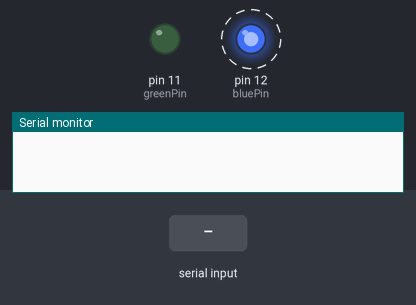
Recording of a sketch running on a simulated Arduino Uno, built with avr-gcc and run on an emulated ATmega328P. Shown: output pins drawn as LEDs (lit = HIGH), the last lines printed to the serial monitor. Dashed ring = blinking. The inputs (shaded band) are chosen by the test bench.

Above: at 0.1 s.
1.3 s: "H" received over Serial
At 3.4 s:
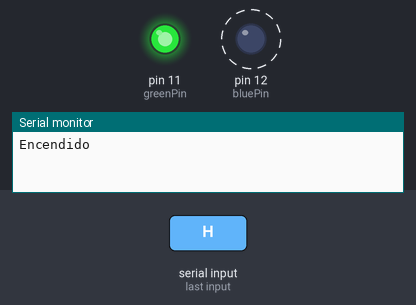
4.3 s: "L" received over Serial
At 5.8 s:
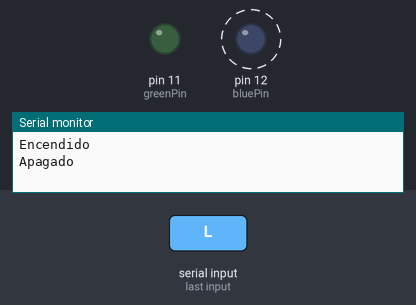
Timing chart, 0 to 12.3 s (numbered marks = the images above; inputs shaded):
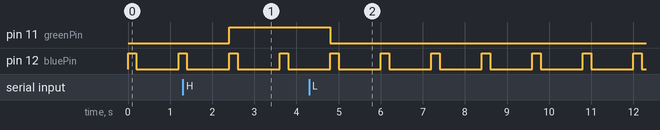

Measured:
- after the input at 1.3 s, pin 11 (greenPin): LOW → HIGH after 1.1 s
- after the input at 4.3 s, pin 11 (greenPin): HIGH → LOW after 0.50 s
- by itself, pin 12 (bluePin): alternates HIGH for 0.20 s and LOW for 1.0 s

The sketch:

sketch_serial.ino
```cpp
int inc = 0;
const int bluePin = 12;
const int greenPin = 11;

void setup() {
  Serial.begin(9600);
  pinMode(bluePin, OUTPUT);
  pinMode(greenPin, OUTPUT);
}

void loop() {
  inc = Serial.read();
  //inc++;
  //Serial.println(inc);

  if (inc == 'H') {
    digitalWrite(greenPin, HIGH);
    Serial.println("Encendido");
  }

  if (inc == 'L') {
    digitalWrite(greenPin, LOW);
    Serial.println("Apagado");
  }

  digitalWrite(bluePin, HIGH);
  delay(200);
  digitalWrite(bluePin, LOW);
  delay(1000);
}
```
